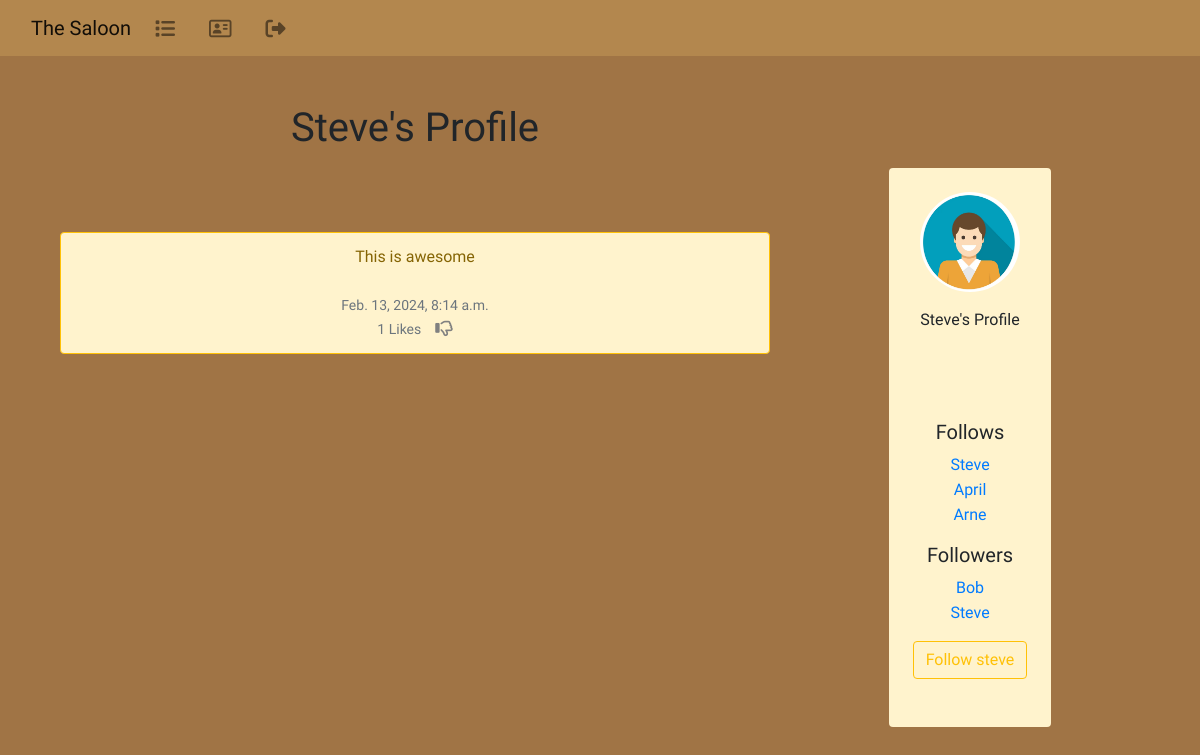
The app's page /profile/4 (signed in) with its own data.
### the_saloon/models.py (models this page shows, shortened)
class Profile(models.Model):
        user = models.OneToOneField(User, on_delete=models.CASCADE)
        follows = models.ManyToManyField("self",
            related_name="followed_by",
            symmetrical=False,
            blank=True)
        date_modified = models.DateTimeField(User, auto_now=True)
        profile_image = models.ImageField(null=True, blank=True, upload_to="images/")
        profile_bio = models.CharField(null=True, blank=True, max_length=500)
        facebook_link = models.CharField(null=True, blank=True, max_length=100)
        instagram_link = models.CharField(null=True, blank=True, max_length=100)
        linedin_link = models.CharField(null=True, blank=True, max_length=100)
        def __str__(self):
                return self.user.username

class Shout(models.Model):
    user = models.ForeignKey(
        User, related_name="shouts",
        on_delete=models.DO_NOTHING
        )
    body = models.CharField(max_length=200)
    created_at = models.DateTimeField(auto_now_add=True)
    likes = models.ManyToManyField(User, related_name="shout_like", blank=True)
    def number_of_likes(self):
		    return self.likes.count()

### the_saloon/views.py (the view, shortened to what this page needs)
# urls.py: path('profile/<int:pk>', views.profile, name='profile'),
def profile(request, pk):
    if request.user.is_authenticated:
        profile = Profile.objects.get(user_id=pk)
        shouts = Shout.objects.filter(user_id=pk).order_by("-created_at")
        return render(request, "profile.html", {"profile":profile, "shouts":shouts})
    else:
        messages.success(request, ("You must login to see this page..."))
        return redirect('home')

### the_saloon/templates/profile.html (shortened to what this page needs)
{% extends 'index.html' %}
{% load static %}
{% block content %}
{% if profile %}
<div class="container text-center">
  <div class="row">
    <div class="col-md-8">
      <h1 style="font-family: Rye, serif;">{{ profile.user.username }}'s Profile</h1>
      <br/><br/><br/>
      {% if shouts%}
      {% for shout in shouts %}
      <div class="alert alert-warning border border-warning" role="alert" style="font-family: Rye, serif;">
        {{ shout.body }}<br /><br />
        <small class="text-muted" style="font-family: Rye, serif;">
          {{ shout.created_at }}
          <br/>
          {{ shout.number_of_likes }} Likes
          &nbsp;&nbsp;
          {% if user in shout.likes.all %}
          <a href="{% url 'shout_like' shout.id %}"></a>
          {% else %}
          <a href="{% url 'shout_like' shout.id %}"><i class="fa-lg fa-regular fa-thumbs-up" style="color:gray"></i></a>
          {% endif %}
        </small>
      </div><br /></br />
      {% endfor %}
      {% endif %}
    </div>
    <div class="col-md-4">
      <br/>
      <div class="container mt-4 mb-4 p-3 d-flex justify-content-center">
        <div class="card p-4 border-0" style="background-color:#FFF3CD">
          <div class=" image d-flex flex-column justify-content-center align-items-center">
            {% if profile.profile_image %}
            <img src="{{ profile.profile_image.url }}" height="100" width="100" class="rounded-circle" height:
              auto;>
        {% endif %}
            <span class="name mt-3" style="font-family: Rye, serif;">
              {{ profile.user.username }}'s Profile</span>
            <div class="gap-3 mt-3 icons d-flex flex-row justify-content-center align-items-center">
            </div>
            <br />
            <h5 style="font-family: Rye, serif;"> Follows </h5>
            <p class="card-text">{% for following in profile.follows.all %}
              <a href="{% url 'profile' following.user.id %}" style="font-family: Rye, serif;">{{ following }}</a><br />
              {% endfor %}
            <h5 style="font-family: Rye, serif;"> Followers </h5>
            <p class="card-text">{% for following in profile.followed_by.all %}
              <a href="{% url 'profile' following.user.id %}" style="font-family: Rye, serif;">{{ following }}</a><br />
              {% endfor %}
            <form method=POST>
              {% if profile in user.profile.follows.all %}
              <button class="btn btn-outline-warning" name="follow" value="unfollow" type="submit"
                style="font-family: Rye, serif;">
                Unfollow {{ profile.user.username|lower}}
              </button>
              {% else %}
              <button class="btn btn-outline-warning" name="follow" value="follow" type="submit"
                style="font-family: Rye, serif;">
                Follow {{ profile.user.username|lower}}
              </button>
              {% endif %}
              <br /><br />
          </div>
        </div>
      </div>
    </div>
{% endif %}
{% endblock %}

### records on screen
Profile: user.username "Steve", profile_image (picture), user.username "steve"
Shout: body "This is awesome", created_at "Feb. 13, 2024, 8:14 a.m.", number_of_likes "1"
Profile: user.username "April"
Profile: user.username "Arne"
Profile: user.username "Bob"
